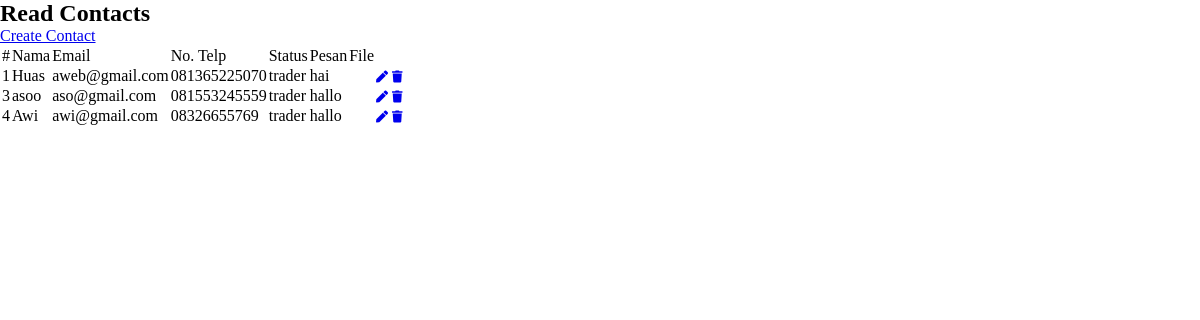
The app's page /read.php with its own data.
### tables this page shows
CREATE TABLE `cs` (
  `id` int(11) NOT NULL,
  `nama` varchar(50) NOT NULL,
  `email` varchar(50) NOT NULL,
  `telepon` varchar(30) NOT NULL,
  `status` varchar(50) NOT NULL,
  `pesan` varchar(100) NOT NULL,
  `file` varchar(255) NOT NULL
  
);

### read.php (the view, shortened to what this page needs)
<?php
include 'koneksi.php';
$pdo = pdo_connect_mysql();
$page = isset($_GET['page']) && is_numeric($_GET['page']) ? (int)$_GET['page'] : 1;
$records_per_page = 5;
$stmt = $pdo->prepare('SELECT * FROM cs ORDER BY id LIMIT :current_page, :record_per_page');
$stmt->bindValue(':current_page', ($page-1)*$records_per_page, PDO::PARAM_INT);
$stmt->bindValue(':record_per_page', $records_per_page, PDO::PARAM_INT);
$stmt->execute();
$contacts = $stmt->fetchAll(PDO::FETCH_ASSOC);
?>
<?=template_header('Read')?>
<div class="content read">
	<h2>Read Contacts</h2>
	<a href="create.php" class="create-contact">Create Contact</a>
	<table>
        <thead>
            <tr>
                <td>#</td>
                <td>Nama</td>
                <td>Email</td>
                <td>No. Telp</td>
                <td>Status</td>
                <td>Pesan</td>
                <td>File</td>
            </tr>
        </thead>
        <tbody>
            <?php foreach ($contacts as $contact): ?>
            <tr>
                <td><?=$contact['id']?></td>
                <td><?=$contact['nama']?></td>
                <td><?=$contact['email']?></td>
                <td><?=$contact['telepon']?></td>
                <td><?=$contact['status']?></td>
                <td><?=$contact['pesan']?></td>
                <td><?=$contact['file']?></td>
                <td class="actions">
                    <a href="update.php?id=<?=$contact['id']?>" class="edit"><i class="fas fa-pen fa-xs"></i></a>
                    <a href="delete.php?id=<?=$contact['id']?>" class="trash"><i class="fas fa-trash fa-xs"></i></a>
                </td>
            </tr>
            <?php endforeach; ?>
        </tbody>
    </table>
</div>
<?=template_footer()?>

### koneksi.php (shortened to what this page needs)
<?php
function template_header($title) {
echo <<<EOT
<!DOCTYPE html>
<html>
	<head>
		<meta charset="utf-8">
		<title>$title</title>
		<link href="style.css" rel="stylesheet" type="text/css">
		<link rel="stylesheet" href="https://use.fontawesome.com/releases/v5.7.1/css/all.css">
	</head>
	<body>
    <nav class="navtop">
    </nav>
EOT;
}
function template_footer() {
echo <<<EOT
    </body>
</html>
EOT;
}
?>

### style.css (style rules this page uses)
* { padding: 0; margin: 0; }
html { transition: background-color 0.9s; }

### records on screen
cs: id "1", nama "Huas", email "aweb@gmail.com", telepon "081365225070", status "trader", pesan "hai"
cs: id "3", nama "asoo", email "aso@gmail.com", telepon "081553245559", status "trader", pesan "hallo"
cs: id "4", nama "Awi", email "awi@gmail.com", telepon "08326655769", status "trader", pesan "hallo"
